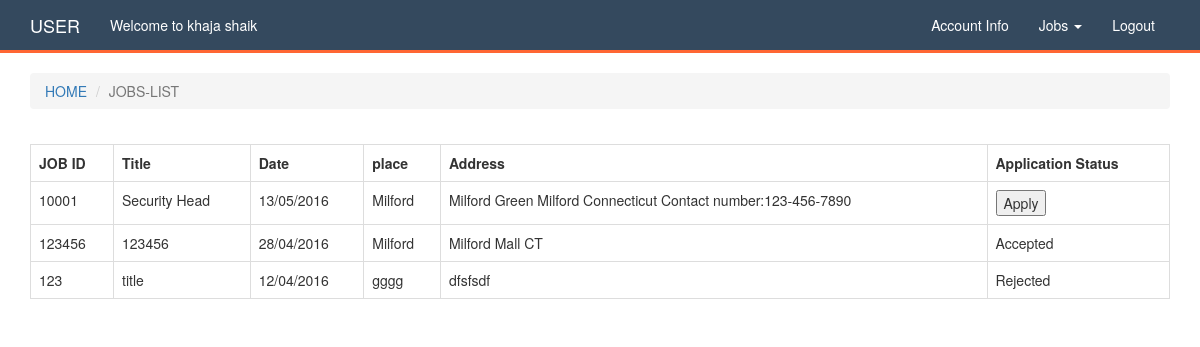
Screenshot of /jobs-list.php (signed in) with the database file from the repository.
### tables this page shows
CREATE TABLE IF NOT EXISTS `tbl_users` (
  `user_id` int(11) NOT NULL AUTO_INCREMENT,
  `first_name` varchar(100) NOT NULL,
  `last_name` varchar(100) NOT NULL,
  `email` varchar(150) NOT NULL,
  `password` varchar(150) NOT NULL,
  `department` varchar(50) NOT NULL,
  `level` varchar(50) NOT NULL,	
  `address1` varchar(150) NOT NULL,
  `address2` varchar(150) NOT NULL,
  `city` varchar(150) NOT NULL,
  `state` varchar(150) NOT NULL,
  `zip` varchar(150) NOT NULL,
  `mobile` varchar(50) NOT NULL,
  `role` varchar(100) NOT NULL,
  `date_of_registration` varchar(50) NOT NULL,
  `is_active` tinyint(1) NOT NULL DEFAULT '0',
  PRIMARY KEY (`user_id`)
);

CREATE TABLE IF NOT EXISTS `tbl_jobs` (
  `jobs_id` int(11) NOT NULL AUTO_INCREMENT,
  `job_id` varchar(100) NOT NULL,
  `title` varchar(200) NOT NULL,
  `date` varchar(50) NOT NULL,
  `place` varchar(150) NOT NULL,
  `address` varchar(250) NOT NULL,
  `is_active` tinyint(1) NOT NULL DEFAULT '1',
  PRIMARY KEY (`jobs_id`),
  UNIQUE KEY `job_id` (`job_id`)
);

### jobs-list.php (the view, shortened to what this page needs)
<?php
include_once 'header.php';
?>
<section class="container">
    <article class="table-list">
        <table class="table table-bordered">
            <tr>
                                <th>JOB ID</th>
                <th>Title</th>
                <th>Date</th>
                <th>place</th>
                <th>Address</th>				<th>Application Status </th>
            </tr>
            <?php
            $lists = mysqli_query($link, "SELECT * FROM `tbl_jobs` ORDER BY `jobs_id` DESC");
            $number = mysqli_num_rows($lists);
            if ($number == 0) {
                echo "<tr><td colspan='7'>No Job  are Posted yet</td>";
            } else {
                for ($i = 1; $i <= $number; $i++) {
                    $list = mysqli_fetch_assoc($lists);
                    $jobs = mysqli_query($link, "SELECT `status` FROM `tbl_applied_jobs` WHERE `job_id`='" . $list['jobs_id'] . "'");
                    $job = mysqli_fetch_row($jobs);
                    ?>
                    <tr>
                        <form method="post">
                            <td><?= $list['job_id'] ?>
                            </td>
                            <td><?= $list['title'] ?></td>
                            <td><?= $list['date'] ?></td>
                            <td><?= $list['place'] ?></td>
                            <td><?= $list['address'] ?></td>
                            <td>
                                <?php
                                if ($job[0] == '1') {
                                    echo "Accepted";
                                } elseif ($job[0] == '0') {
                                    echo "Pending";
                                } elseif ($job[0] == '-1') {
                                    echo "Rejected";
                                } else {
                                    ?>
                                    <button type="submit" name="submit">Apply</button>
                                <?php } ?>
                            </td>
                        </form>
                    </tr>
                <?php }
            } ?>
        </table>
    </article>
</section>

### header.php (shortened to what this page needs)
<?php
    include 'config.php';
    function current_page()
    {
        return basename($_SERVER['PHP_SELF']);
    }
    $users = mysqli_query($link, "SELECT * FROM `tbl_users` WHERE `user_id`='" . $_SESSION['USER_ID'] . "'");
    $user = mysqli_fetch_assoc($users);
?>
<!DOCTYPE html>
<html>
<head>
    <link rel="stylesheet" href="css/bootstrap.min.css"/>
    <link rel="stylesheet" href="css/font-awesome.min.css"/>
    <link rel="stylesheet" href="css/bootstrap-datepicker3.min.css"/>
    <link rel="stylesheet" href="css/styles.css"/>
</head>
<body>
<nav class="navbar navbar-default">
    <div class="container">
        <div class="navbar-header">
            <a class="navbar-brand" href="#"><?= $_SESSION['ROLE'] ?></a>
        </div>
        <div class="collapse navbar-collapse" id="bs-example-navbar-collapse-1">
            <ul class="nav navbar-nav">
                <li><a href="#">Welcome to <?= $user['first_name'] . ' ' . $user['last_name'] ?></a></li>
            </ul>
            <ul class="nav navbar-nav navbar-right">
                <li><a href="profile.php">Account Info</a></li>
                <?php if ($_SESSION['ROLE'] == 'ADMIN') { ?>
                    <li><a href="security.php">Security Questions</a></li>
                    <li class="dropdown">
                        <a href="#" class="dropdown-toggle" data-toggle="dropdown" role="button" aria-haspopup="true" aria-expanded="false">Jobs
                            <span class="caret"></span></a>
                        <ul class="dropdown-menu">
                            <li><a href="jobs.php">Create Job</a></li>
                            <li><a href="jobs-list.php">View Job</a></li>
                            <li><a href="applied-jobs.php">Applied Jobs</a></li>
                        </ul>
                    </li>
                    <li><a href="availebility.php">User Availability</a></li>
                    <li><a href="users.php">Users</a></li>
                <?php } else { ?>
                    <li class="dropdown">
                        <a href="#" class="dropdown-toggle" data-toggle="dropdown" role="button" aria-haspopup="true" aria-expanded="false">Jobs
                            <span class="caret"></span></a>
                    </li>
                <?php } ?>
                <li><a href="logout.php">Logout</a></li>
            </ul>
        </div>
    </div>
</nav>
<?php
    $cur = current_page();
    $explode = explode(".", $cur);
?>
<div class="container">
    <ol class="breadcrumb" style="text-transform:uppercase">
        <li><a href="#">Home</a></li>
        <li class="active"><?= $explode[0]; ?></li>
    </ol>
</div>

### css/styles.css (style rules this page uses)
.navbar-default { background: #34495E; border: 0; border-radius: 0; border-bottom: 3px solid #FF6633; }
.navbar-default a, .front-form a { color: #FFF !important; font-weight: 500; }
.table-list { float: left; width: 100%; margin-top: 15px; }

### rows the page displays
tbl_users: first_name "khaja", last_name "shaik"
tbl_jobs: job "10001", title "Security Head", date "13/05/2016", place "Milford", address "Milford Green Milford Connecticut Contact number:123-456-7890", shows "Apply"
tbl_jobs: job "123456", title "123456", date "28/04/2016", place "Milford", address "Milford Mall CT", shows "Accepted"
tbl_jobs: job "123", title "title", date "12/04/2016", place "gggg", address "dfsfsdf", shows "Rejected"

### other values shown
$_SESSION['ROLE'] "USER"
$explode[0] "JOBS-LIST"
